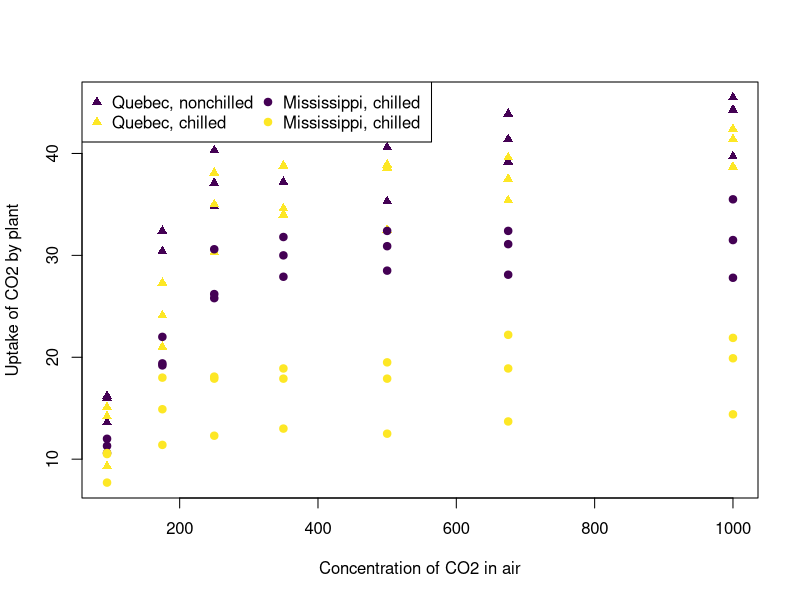

Write the R code that produced this figure.
## ---- chunk 1
# Loading required libraries
library(viridis)
## ---- chunk 2
data("CO2")
class(CO2$Treatment)
nlevels(CO2$Treatment)
treat.colors <- viridis(nlevels(CO2$Treatment)) # viridis() is part of the viridis package
## ---- chunk 3
points.shapes <- c(17,19)
plot(uptake ~ conc, data = CO2, 
     xlab = "Concentration of CO2 in air",
     ylab = "Uptake of CO2 by plant",
     pch = points.shapes[CO2$Type],
     col = treat.colors[CO2$Treatment])
legend("topleft", ncol = 2,#inset=c(-0.1,0), 
       legend = c("Quebec, nonchilled", "Quebec, chilled", 
                  "Mississippi, chilled", "Mississippi, chilled"), 
       col = rep(treat.colors,2), 
       pch = rep(points.shapes,each=2))
## ---- chunk 4
# More code!

